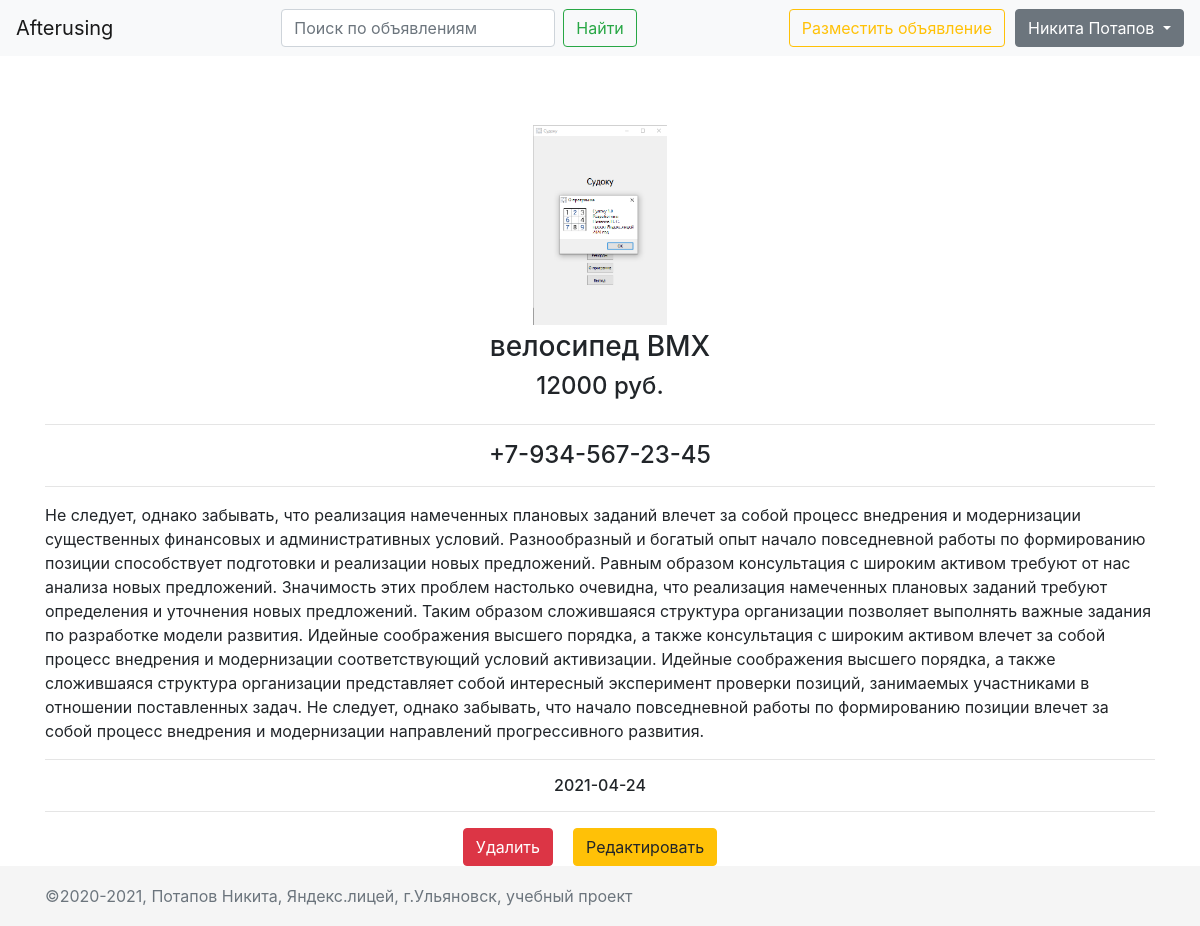
Screenshot of /product_details/1 (signed in) with the database file from the repository.
### data/users.py (models this page shows, shortened)
class User(SqlAlchemyBase, UserMixin, SerializerMixin):
    __tablename__ = 'users'
    id = sqlalchemy.Column(sqlalchemy.Integer,
                           primary_key=True, autoincrement=True)
    name = sqlalchemy.Column(sqlalchemy.String, nullable=True)
    email = sqlalchemy.Column(sqlalchemy.String,
                              index=True, unique=True, nullable=True)
    hashed_password = sqlalchemy.Column(sqlalchemy.String, nullable=True)
    modified_date = sqlalchemy.Column(sqlalchemy.DateTime)
    products = orm.relation("Product", back_populates='user')

### data/products.py (models this page shows, shortened)
class Product(SqlAlchemyBase, SerializerMixin):
    __tablename__ = 'products'
    id = sqlalchemy.Column(sqlalchemy.Integer,
                           primary_key=True, autoincrement=True, index=True)
    user_id = sqlalchemy.Column(sqlalchemy.Integer, sqlalchemy.ForeignKey('users.id'))
    user = orm.relation('User')
    path_to_img = sqlalchemy.Column(sqlalchemy.String, nullable=True)
    cost = sqlalchemy.Column(sqlalchemy.Integer, nullable=True)
    title = sqlalchemy.Column(sqlalchemy.String, nullable=True, index=True)
    content = sqlalchemy.Column(sqlalchemy.String, nullable=True)
    contact_number = sqlalchemy.Column(sqlalchemy.String, nullable=True)
    created_date = sqlalchemy.Column(sqlalchemy.DateTime)
    low_title = sqlalchemy.Column(sqlalchemy.String, nullable=True, index=True)
    low_content = sqlalchemy.Column(sqlalchemy.String, nullable=True)

### main.py (the view)
@app.route('/product_details/<int:id>', methods=['GET', 'POST'])
def product_details(id):
    db_sess = db_session.create_session()
    product = db_sess.query(Product).filter(Product.id == id).first()
    if product:
        params = {
            'title': product.title,
            'product': product
        }
        return render_template('product_details.html', **params)
    else:
        return abort(404)

### data/db_session.py (called while the page is built)
def create_session() -> Session:
    global __factory
    return __factory()

### main.py (called while the page is built)
@login_manager.user_loader
def load_user(user_id):
    db_sess = db_session.create_session()
    return db_sess.query(User).get(user_id)

### templates/product_details.html
{% extends "base.html" %}
{% block content %}
    <div class="d-flex justify-content-center align-items-center">
        <div class="inline-block align-middle d-flex flex-column">
            <div class="single-product">
                    <div class="product-img d-flex justify-content-center">
                        <a href="{{ request.referrer }}">
                            <img class="default-img" src="../{{ product.path_to_img }}" alt="фотография"
                                style="max-width: 80vh;">
                        </a>
                    </div>
                <div class="product-content">
                    <h3 class="d-flex justify-content-center">{{ product.title }}</h3>
                    <div class="product-price d-flex justify-content-center">
                        <h4>{{ product.cost }} руб.</h4>
                    </div>
                    <hr>
                    <h4 class="d-flex justify-content-center">{{ product.contact_number}}</h4>
                    <hr>
                    <div class="d-flex justify-content-center">
                        {{ product.content }}
                    </div>
                    <hr>
                    <h6 class="d-flex justify-content-center">{{ product.created_date.date() }}</h6>
                    <hr>
                </div>
                {% if product.user_id == current_user.id %}
                <div class="product-actions d-flex justify-content-around">
                  <div class="d-flex">
                      <a class="btn btn-danger" href="/delete_product/{{product.id}}">Удалить</a>
                      <a class="btn btn-warning" href="/edit_product/{{product.id}}" style="margin: 0 20px;">Редактировать</a>
                  </div>
                </div>
                {% endif %}
            </div>
        </div>
    </div>
{% endblock %}

### templates/base.html (shortened to what this page needs)
<!doctype html>
<html lang="en">
<head>
    <link rel="stylesheet"
          href="https://cdnjs.cloudflare.com/ajax/libs/twitter-bootstrap/4.6.0/css/bootstrap.min.css"
>
    <link rel="stylesheet" href="static/css/style.css">
</head>
<body>
    <header class="header">
        <nav class="navbar navbar-expand-md navbar-light fixed-top bg-light">
            <div class="collapse navbar-collapse d-flex justify-content-between" id="navbarCollapse">
                <div class="nav-item">
                    <a class="navbar-brand" href="/">Afterusing</a>
                </div>
                <div class="nav-item">
                    <form class="form-inline mt-2 mt-md-0">
                        <input class="form-control mr-sm-2" type="text" placeholder="Поиск по объявлениям"
                               aria-label="Search" name="q" value="{{ request.args.get('q', '') }}">
                        <button class="btn btn-outline-success my-2 my-sm-0" type="submit">Найти</button>
                    </form>
                </div>
                <div class="nav-item">
                    <div class="d-flex">
                        <a class="btn btn-outline-warning my-2 my-sm-0" style="margin-right: 10px;" href="/add_product">Разместить объявление</a>
                        {% if current_user.is_authenticated %}
                        <div class="dropdown">
                          <a class="btn btn-secondary dropdown-toggle" href="#" role="button" id="dropdownMenuLink" data-toggle="dropdown" aria-haspopup="true" aria-expanded="false">
                            {{ current_user.name }}
                          </a>
                        </div>
                        {% else %}
                        <div class="d-flex">
                            <a class="btn btn-outline-info my-2 my-sm-0" href="/register">Зарегистрироваться</a>
                            <a class="btn btn-secondary my-2 my-sm-0" href="/login">Войти</a>
                        </div>
                        {% endif %}
                    </div>
                </div>
            </div>
        </nav>
    </header>
    <main role="main" class="container" style="margin-top: 60px; margin-bottom: 60px;">
        <div class="block-content">
        {% block content %}
        {% endblock %}
        </div>
    </main>
    <footer class="footer">
        <div class="container">
            <span class="text-muted">©2020-2021, Потапов Никита, Яндекс.лицей, г.Ульяновск, учебный проект</span>
        </div>
    </footer>
</body>
</html>

### static/css/style.css (style rules this page uses)
html { position: relative; min-height: 100%; }
body { height: 100%; }
.header { top: 0; width: 100%; }
.footer { position: absolute; bottom: 0; width: 100%; height: 60px; line-height: 60px; background-color: #f5f5f5; }
img { display: block; margin: 5px; max-width: 100%; height: auto; }
body > .container { padding: 60px 15px 0; }
.block-content { height: 100%; }
footer > .container { padding-right: 15px; padding-left: 15px; }
.product-content { bottom: 0; word-break: break-word; }
.default-img { max-height: 25vh; object-fit: cover; }

### rows the page displays
User: name "Никита Потапов"
Product: title "велосипед BMX", cost "12000", contact_number "+7-934-567-23-45", content "Не следует, однако забывать, что реализация намеченных плановых заданий влечет за собой процесс внедрения и модернизации существенных финансовых и административных условий. Разнообразный и богатый опыт начало повседневной работы по формированию позиции способствует подготовки и реализации новых предложений. Равным образом консультация с широким активом требуют от нас анализа новых предложений. Значимость этих проблем настолько очевидна, что реализация намеченных плановых заданий требуют определения и уточнения новых предложений. Таким образом сложившаяся структура организации позволяет выполнять важные задания по разработке модели развития. Идейные соображения высшего порядка, а также…", created_date "2021-04-24"
